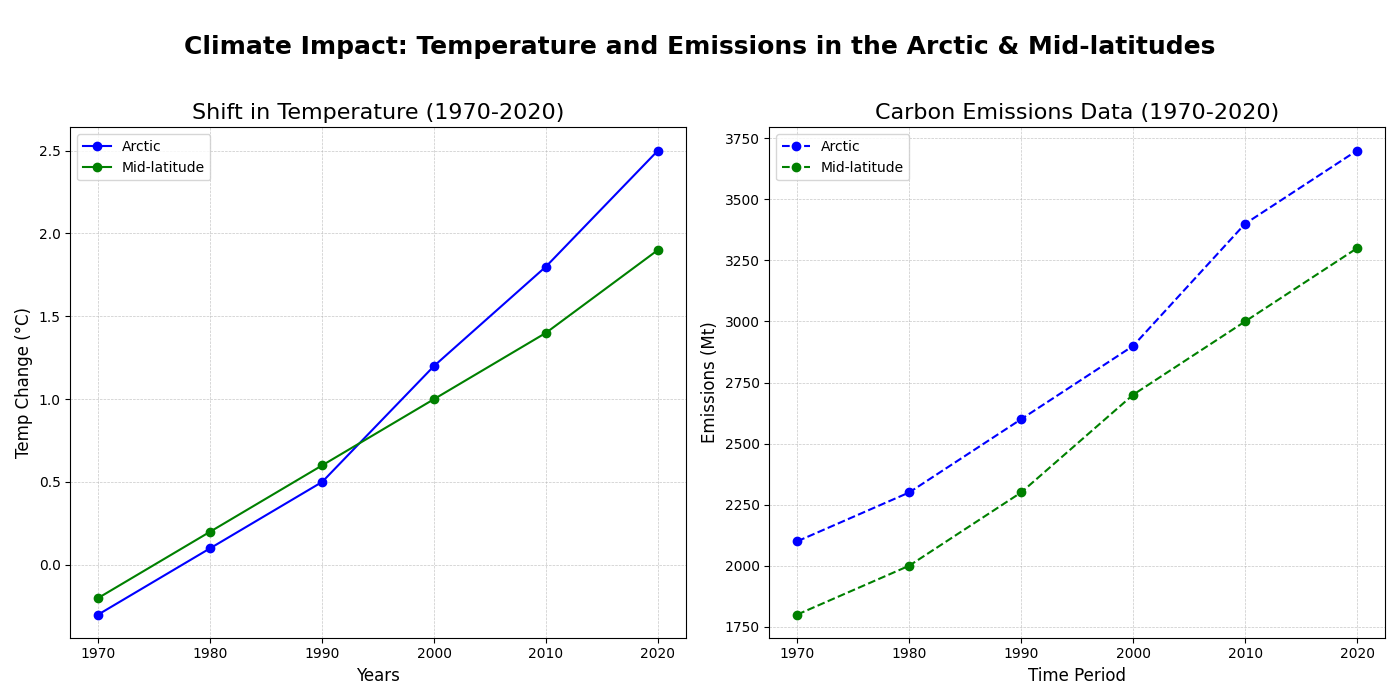

Here is the Python script that generated this plot:
import matplotlib.pyplot as plt
import numpy as np

# Decades from 1970 to 2020
decades = np.array([1970, 1980, 1990, 2000, 2010, 2020])

# Temperature anomalies and CO2 emissions for Polar and Temperate climatic zones
temperature_anomalies_polar = np.array([-0.3, 0.1, 0.5, 1.2, 1.8, 2.5])
temperature_anomalies_temperate = np.array([-0.2, 0.2, 0.6, 1.0, 1.4, 1.9])

co2_emissions_polar = np.array([2100, 2300, 2600, 2900, 3400, 3700])
co2_emissions_temperate = np.array([1800, 2000, 2300, 2700, 3000, 3300])

fig, axes = plt.subplots(1, 2, figsize=(14, 7))

# Temperature anomalies plot
axes[0].plot(decades, temperature_anomalies_polar, marker='o', color='b', label='Arctic')
axes[0].plot(decades, temperature_anomalies_temperate, marker='o', color='g', label='Mid-latitude')

axes[0].set_title("Shift in Temperature (1970-2020)", fontsize=16)
axes[0].set_xlabel("Years", fontsize=12)
axes[0].set_ylabel("Temp Change (°C)", fontsize=12)
axes[0].legend(loc="upper left", fontsize=10)
axes[0].grid(True, linestyle='--', linewidth=0.5, alpha=0.7)

# CO2 emissions plot
axes[1].plot(decades, co2_emissions_polar, marker='o', color='b', label='Arctic', linestyle='--')
axes[1].plot(decades, co2_emissions_temperate, marker='o', color='g', label='Mid-latitude', linestyle='--')

axes[1].set_title("Carbon Emissions Data (1970-2020)", fontsize=16)
axes[1].set_xlabel("Time Period", fontsize=12)
axes[1].set_ylabel("Emissions (Mt)", fontsize=12)
axes[1].legend(loc="upper left", fontsize=10)
axes[1].grid(True, linestyle='--', linewidth=0.5, alpha=0.7)

plt.suptitle("Climate Impact: Temperature and Emissions in the Arctic & Mid-latitudes", fontsize=18, fontweight='bold', y=0.95)
plt.tight_layout(rect=[0, 0, 1, 0.93])

plt.show()
